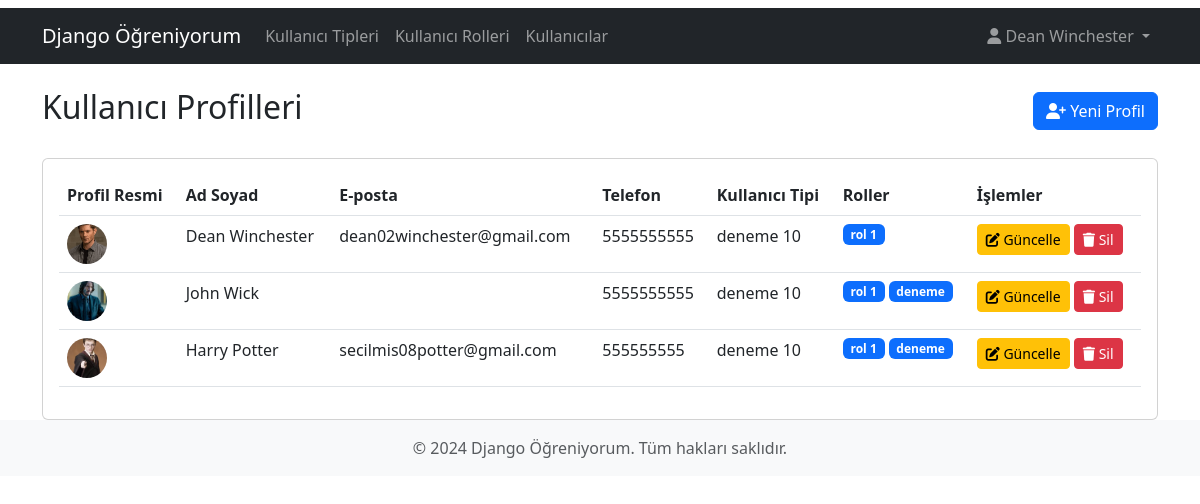
Page /profiles/ (signed in) on the committed database.
### mysite/models.py (models this page shows, shortened)
class BaseModel(models.Model):
    created_at = models.DateTimeField(auto_now_add=True)
    updated_at = models.DateTimeField(auto_now=True)
    class Meta:
        abstract = True

class Profile(BaseModel):
    user = models.OneToOneField(User, on_delete=models.CASCADE)
    phone_number = models.CharField(max_length=20)
    profile_picture = models.ImageField(upload_to='profile_pictures/', blank=True, null=True)
    user_type = models.ForeignKey(UserType, on_delete=models.CASCADE)
    user_roles = models.ManyToManyField(UserRole)
    class Meta:
        app_label = 'mysite'
        verbose_name = 'Kullanıcı Profili'
        verbose_name_plural = 'Kullanıcı Profilleri'

class UserType(BaseModel):
    name = models.CharField(max_length=255)
    description = models.TextField()
    class Meta:
        app_label = 'mysite'
        verbose_name = 'Kullanıcı Tipi'
        verbose_name_plural = 'Kullanıcı Tipleri'

class UserRole(BaseModel):
    name = models.CharField(max_length=255)
    description = models.TextField()
    class Meta:
        app_label = 'mysite'
        verbose_name = 'Kullanıcı Rolü'
        verbose_name_plural = 'Kullanıcı Rolleri'

### mysite/views.py (the view)
# urls.py: path('profiles/', views.profile_list, name='profile_list'),
@login_required(login_url='login')
def profile_list(request):
    profiles = Profile.objects.all()
    return render(request, 'profile_list.html', {'profiles': profiles})

### mysite/templates/profile_list.html (shortened to what this page needs)
{% extends 'base.html' %}
{% block content %}
<div class="container mt-4">
    <div class="d-flex justify-content-between align-items-center mb-4">
        <h2>Kullanıcı Profilleri</h2>
        <a href="{% url 'profile_create' %}" class="btn btn-primary">
            <i class="fas fa-user-plus"></i> Yeni Profil
        </a>
    </div>
    <div class="card">
        <div class="card-body">
            <div class="table-responsive">
                <table class="table table-hover">
                    <thead>
                        <tr>
                            <th>Profil Resmi</th>
                            <th>Ad Soyad</th>
                            <th>E-posta</th>
                            <th>Telefon</th>
                            <th>Kullanıcı Tipi</th>
                            <th>Roller</th>
                            <th>İşlemler</th>
                        </tr>
                    </thead>
                    <tbody>
                        {% for profile in profiles %}
                        <tr>
                            <td>
                                {% if profile.profile_picture %}
                                    <img src="{{ profile.profile_picture.url }}" alt="Profil Resmi" class="rounded-circle" style="width: 40px; height: 40px; object-fit: cover;">
                                {% else %}
                                    <div class="rounded-circle bg-secondary text-white d-flex align-items-center justify-content-center" style="width: 40px; height: 40px;">
                                        <i class="fas fa-user"></i>
                                    </div>
                                {% endif %}
                            </td>
                            <td>{{ profile.user.get_full_name }}</td>
                            <td>{{ profile.user.email }}</td>
                            <td>{{ profile.phone_number }}</td>
                            <td>{{ profile.user_type.name }}</td>
                            <td>
                                <div class="d-flex flex-wrap gap-1">
                                    {% for role in profile.user_roles.all %}
                                        <span class="badge bg-primary">{{ role.name }}</span>
                                    {% endfor %}
                                </div>
                            </td>
                            <td>
                                    <a href="{% url 'profile_update' profile.id %}" class="btn btn-sm btn-warning">
                                        <i class="fas fa-edit"></i> Güncelle
                                    </a>
                                    <a href="{% url 'profile_delete' profile.id %}" class="btn btn-sm btn-danger">
                                        <i class="fas fa-trash"></i> Sil
                                    </a>
                            </td>
                        </tr>
                        {% empty %}
                        <tr>
                            <td colspan="7" class="text-center">Henüz hiç profil oluşturulmamış.</td>
                        </tr>
                        {% endfor %}
                    </tbody>
                </table>
            </div>
        </div>
    </div>
</div>
{% endblock %}

### mysite/templates/base.html (shortened to what this page needs)
{% load static %}
<!DOCTYPE html>
<html lang="tr">
<head>
    <link href="https://cdn.jsdelivr.net/npm/bootstrap@5.3.0/dist/css/bootstrap.min.css" rel="stylesheet">
    <link href="https://cdnjs.cloudflare.com/ajax/libs/font-awesome/6.0.0/css/all.min.css" rel="stylesheet">
    <link href="https://cdnjs.cloudflare.com/ajax/libs/toastr.js/latest/toastr.min.css" rel="stylesheet">
</head>
<body class="my-2">
    <nav class="navbar navbar-expand-lg navbar-dark bg-dark">
        <div class="container">
            <a class="navbar-brand">Django Öğreniyorum</a>
            <div class="collapse navbar-collapse" id="navbarNav">
                <ul class="navbar-nav me-auto">
                    {% if user.is_authenticated %}
                        <li class="nav-item">
                            <a class="nav-link" href="{% url 'user_type_list' %}">Kullanıcı Tipleri</a>
                        </li>
                        <li class="nav-item">
                            <a class="nav-link" href="{% url 'user_role_list' %}">Kullanıcı Rolleri</a>
                        </li>
                        <li class="nav-item">
                            <a class="nav-link" href="{% url 'profile_list' %}">Kullanıcılar</a>
                        </li>
                    {% endif %}
                </ul>
                <ul class="navbar-nav">
                    {% if user.is_authenticated %}
                        <li class="nav-item dropdown">
                            <a class="nav-link dropdown-toggle" href="#" id="navbarDropdown" role="button" data-bs-toggle="dropdown">
                                <i class="fas fa-user"></i> {{ user.get_full_name|default:user.username }}
                            </a>
                        </li>
                    {% endif %}
                </ul>
            </div>
        </div>
    </nav>
    {% block content %}
    {% endblock %}
    <footer class="footer mt-auto py-3 bg-light">
        <div class="container text-center">
            <span class="text-muted">© 2024 Django Öğreniyorum. Tüm hakları saklıdır.</span>
        </div>
    </footer>
</body>
</html>

### rows in the picture
Profile: profile_picture (picture), user.get_full_name "Dean Winchester", user.email "dean02winchester@gmail.com", phone_number "5555555555", user_type.name "deneme 10"
UserRole: name "rol 1"
Profile: profile_picture (picture), user.get_full_name "John Wick", phone_number "5555555555", user_type.name "deneme 10"
UserRole: name "deneme"
Profile: profile_picture (picture), user.get_full_name "Harry Potter", user.email "secilmis08potter@gmail.com", phone_number "555555555", user_type.name "deneme 10"

### other values in the picture
{{ user.get_full_name|default:user.username }} "Dean Winchester"
